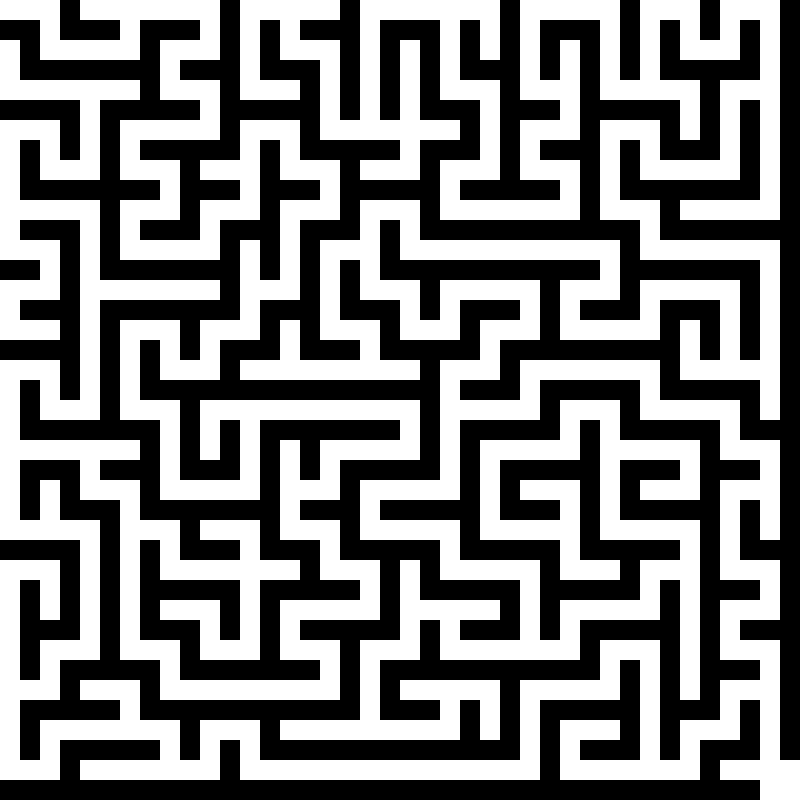
#> input picture inverted/maze_01.png, 800 x 800 px, found by its file name; its folder holds only this picture in this run
$ python solve.py
#> lines starting #> are read from the running program, lines starting #| are printed output that depends on the picture; after the words box and inside, x2 and y2 are one past the last pixel; in counts of white or black regions, pixels touching at a corner belong together
import cv2
import numpy as np
import os
from collections import deque

ORIGINAL_FOLDER = r"D:\ProjectX\T1\X task 1 Windows\mazes"
CLEANED_FOLDER = r"D:\ProjectX\T1\X task 1 Windows\inverted"
SOLVED_FOLDER = r"D:\ProjectX\T1\X task 1 Windows\solved"
os.makedirs(SOLVED_FOLDER, exist_ok=True)
MOD = 1000000007
IMAGE_SIZE = 800
GRID_SIZE = 40
CELL_SIZE = IMAGE_SIZE // GRID_SIZE  # 20
def image_to_grid(img):
    grid = [[0 for _ in range(GRID_SIZE)] for _ in range(GRID_SIZE)]
    for r in range(GRID_SIZE):
        for c in range(GRID_SIZE):
            y = r * CELL_SIZE + CELL_SIZE // 2
            x = c * CELL_SIZE + CELL_SIZE // 2
            if img[y, x] > 127:
                grid[r][c] = 1
            else:
                grid[r][c] = 0
    return grid

def bfs_shortest_path(grid):
    n = GRID_SIZE
    m = GRID_SIZE
    if grid[0][0] == 0:
        return -1, None
    q = deque()
    q.append((0, 0))
    visited = [[False] * m for _ in range(n)]
    parent = [[None] * m for _ in range(n)]
    visited[0][0] = True
    directions = [(1, 0),(-1, 0),(0, 1),(0, -1)]
    while q:
        r, c = q.popleft()
        if r == n - 1 and c == m - 1:
            path = []
            cur = (r, c)
            while cur is not None:
                path.append(cur)
                cur = parent[cur[0]][cur[1]]
            path.reverse()
            return len(path), path
        for dr, dc in directions:
            nr = r + dr
            nc = c + dc
            if (
                0 <= nr < n and
                0 <= nc < m and
                grid[nr][nc] == 1 and
                not visited[nr][nc]
            ):
                visited[nr][nc] = True
                parent[nr][nc] = (r, c)
                q.append((nr, nc))
    return -1, None

def draw_path(image, path):
    points = []
    for r, c in path:
        x = c * CELL_SIZE + CELL_SIZE // 2
        y = r * CELL_SIZE + CELL_SIZE // 2
        points.append((x, y))
    for i in range(len(points) - 1):
        cv2.line(
            image,
            points[i],
            points[i + 1],
            (0, 255, 0),
            5
        )
    return image
product = 1
solvable_count = 0
for filename in sorted(os.listdir(CLEANED_FOLDER)):
    if not filename.lower().endswith(".png"):
        continue
    cleaned_path = os.path.join(CLEANED_FOLDER, filename)
    original_path = os.path.join(ORIGINAL_FOLDER, filename)
    cleaned_img = cv2.imread(cleaned_path, cv2.IMREAD_GRAYSCALE)
#> cleaned_img: shape (800, 800); 50.1% white; 13 black regions, largest, box (x1, y1, x2, y2) and area: (20, 0, 760, 760) 162400, (0, 20, 400, 680) 56000, (380, 0, 800, 760) 44000
    if cleaned_img is None:
        print(f"Could not read {filename}")
        continue
    grid = image_to_grid(cleaned_img)
#> grid = 40 items
    length, path = bfs_shortest_path(grid)
#> length = 255; path = 255 pairs, first value 0 to 39, second value 0 to 39
    if length == -1:
        print(f"{filename}: UNSOLVABLE")
        continue
    solvable_count += 1
    product = (product * length) % MOD
#> product = 255
    original_img = cv2.imread(original_path)
#> original_img is the input picture: shape (800, 800, 3); 50.1% white; 13 black regions, largest, box (x1, y1, x2, y2) and area: (20, 0, 760, 760) 162400, (0, 20, 400, 680) 56000, (380, 0, 800, 760) 44000
    if original_img is not None:
        solved_img = draw_path(original_img, path)
#> the loop in draw_path, `for r, c in path:` made 255 passes
#> (r, c, x, y) on passes 1 to 3: (0, 0, 10, 10), (0, 1, 30, 10), (0, 2, 50, 10)
#> after the loop in draw_path, `for r, c in path:`: points = 255 pairs, first value 10 to 790, second value 10 to 790
#> after the loop in draw_path, `for i in range(len(points) - 1):`:
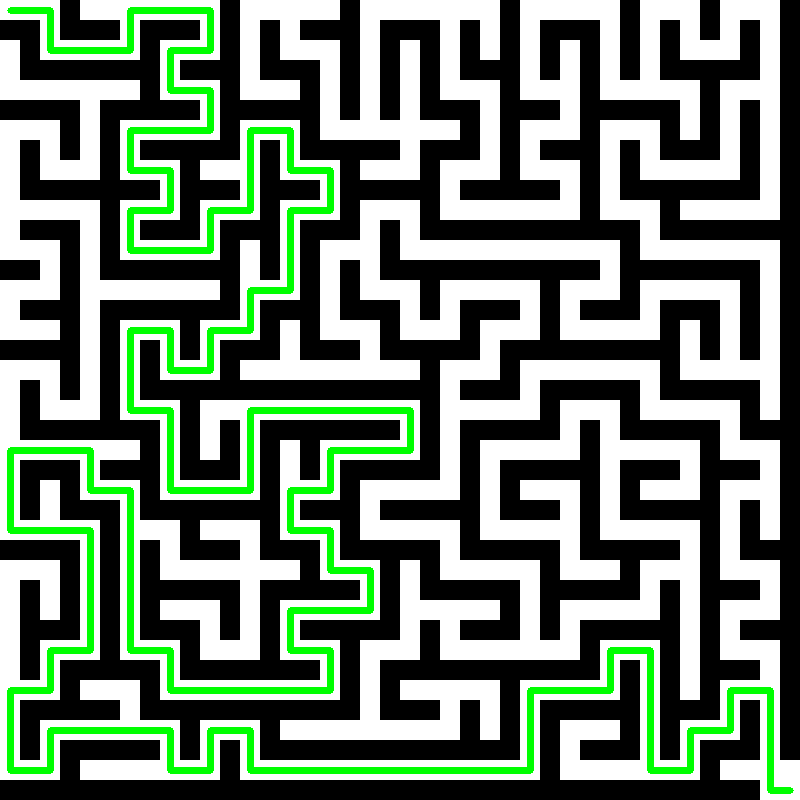
#> image: shape (800, 800, 3); mean B, G, R 113.8, 127.8, 113.8
        output_path = os.path.join(
            SOLVED_FOLDER,
            filename
        )
        cv2.imwrite(output_path, solved_img)
    print(f"{filename}: "f"length={length}, "f"current_product={product}"
    )
#| maze_01.png: length=255, current_product=255
print("SOLVABLE MAZES:", solvable_count)
print("FINAL PRODUCT MOD 1e9+7 =", product)
#| FINAL PRODUCT MOD 1e9+7 = 255

$ run again, on inverted/maze_06.png
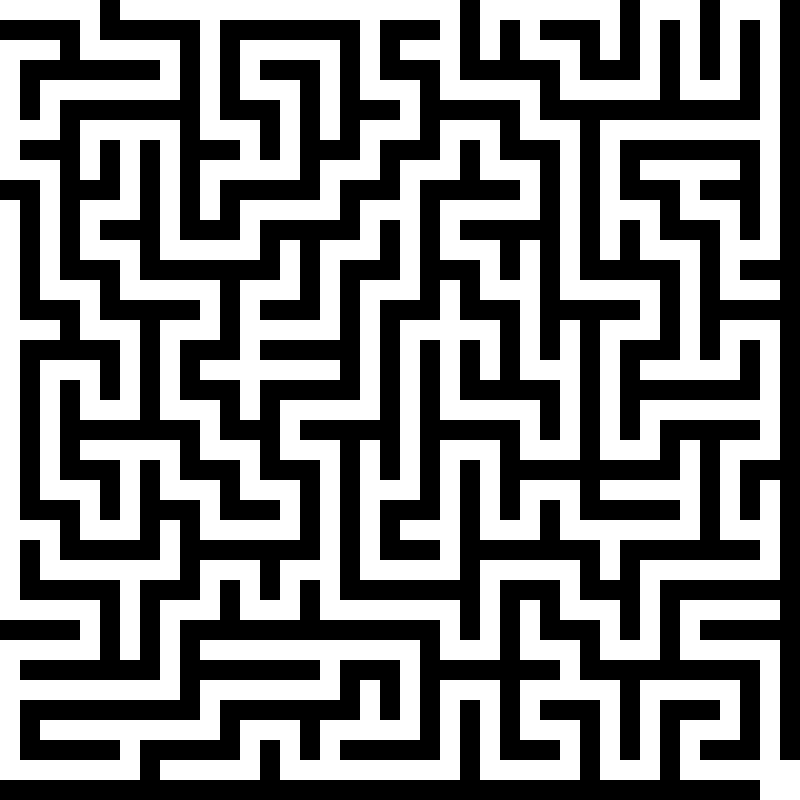
#> input picture inverted/maze_06.png, 800 x 800 px, found by its file name
#> cleaned_img: shape (800, 800); 50.1% white; 9 black regions, largest, box (x1, y1, x2, y2) and area: (0, 20, 760, 680) 132800, (20, 0, 800, 760) 72000, (20, 0, 400, 520) 45600
#> grid = 40 items
#> length = 367; path = 367 pairs, first value 0 to 39, second value 0 to 39
#> product = 367
#> original_img is the input picture: shape (800, 800, 3); 50.1% white; 9 black regions, largest, box (x1, y1, x2, y2) and area: (0, 20, 760, 680) 132800, (20, 0, 800, 760) 72000, (20, 0, 400, 520) 45600
#> the loop in draw_path, `for r, c in path:` made 367 passes
#> (r, c, x, y) on passes 1 to 3: (0, 0, 10, 10), (0, 1, 30, 10), (0, 2, 50, 10)
#> after the loop in draw_path, `for r, c in path:`: points = 367 pairs, first value 10 to 790, second value 10 to 790
#> after the loop in draw_path, `for i in range(len(points) - 1):`:
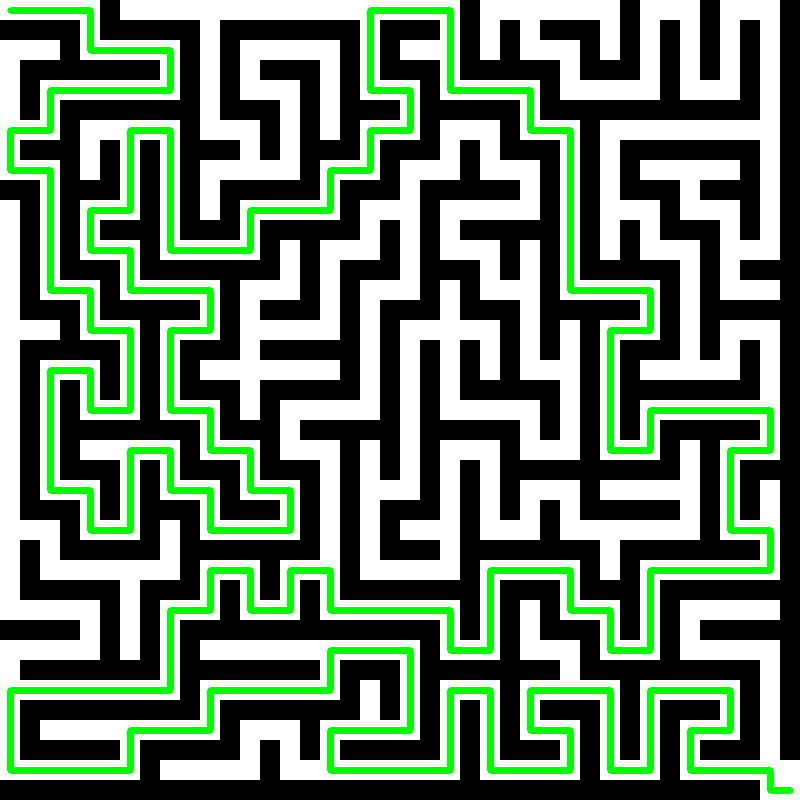
#> image: shape (800, 800, 3); mean B, G, R 107.6, 127.8, 107.6
#| maze_06.png: length=367, current_product=367
#| FINAL PRODUCT MOD 1e9+7 = 367

$ run again, on inverted/maze_07.png
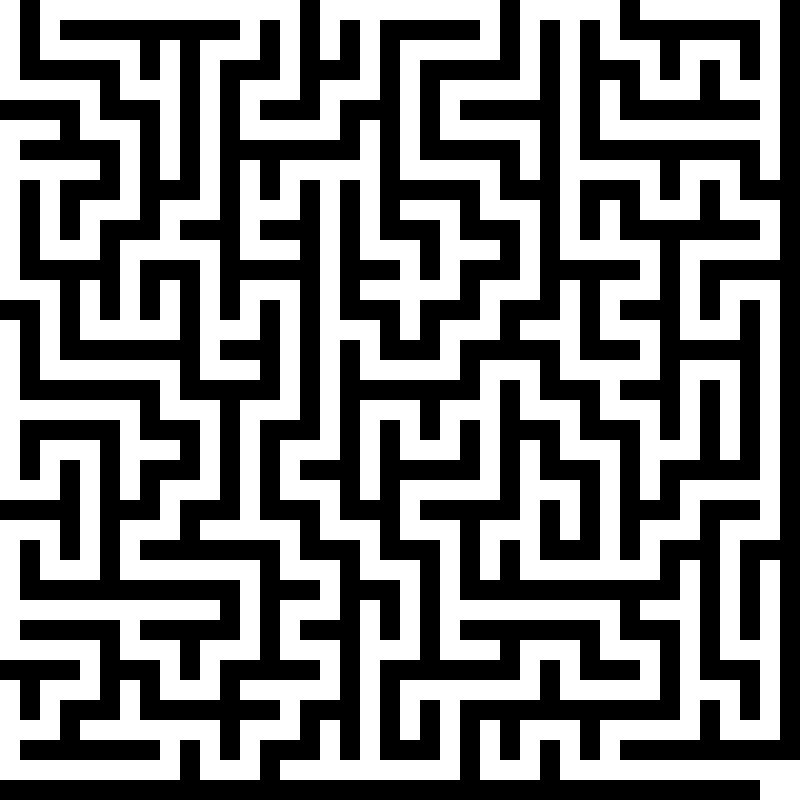
#> input picture inverted/maze_07.png, 800 x 800 px, found by its file name
#> cleaned_img: shape (800, 800); 50.1% white; 10 black regions, largest, box (x1, y1, x2, y2) and area: (0, 20, 760, 800) 104800, (300, 0, 760, 760) 76000, (20, 0, 320, 760) 56800
#> grid = 40 items
#> length = 411; path = 411 pairs, first value 0 to 39, second value 0 to 39
#> product = 411
#> original_img is the input picture: shape (800, 800, 3); 50.1% white; 10 black regions, largest, box (x1, y1, x2, y2) and area: (0, 20, 760, 800) 104800, (300, 0, 760, 760) 76000, (20, 0, 320, 760) 56800
#> the loop in draw_path, `for r, c in path:` made 411 passes
#> (r, c, x, y) on passes 1 to 3: (0, 0, 10, 10), (1, 0, 10, 30), (2, 0, 10, 50)
#> after the loop in draw_path, `for r, c in path:`: points = 411 pairs, first value 10 to 790, second value 10 to 790
#> after the loop in draw_path, `for i in range(len(points) - 1):`:
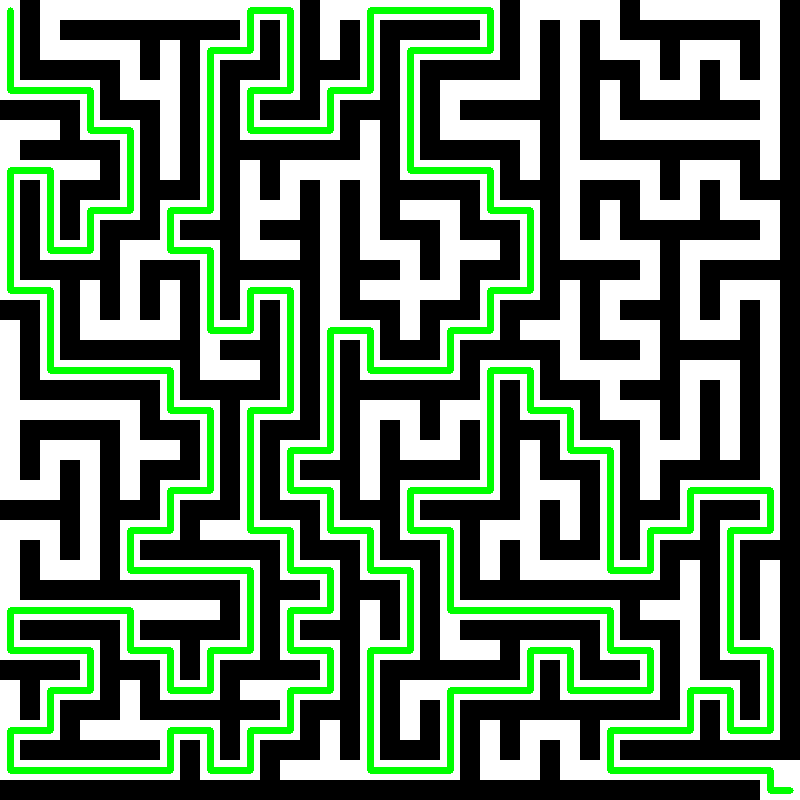
#> image: shape (800, 800, 3); mean B, G, R 105.2, 127.8, 105.2
#| maze_07.png: length=411, current_product=411
#| FINAL PRODUCT MOD 1e9+7 = 411

$ run again, on inverted/maze_08.png
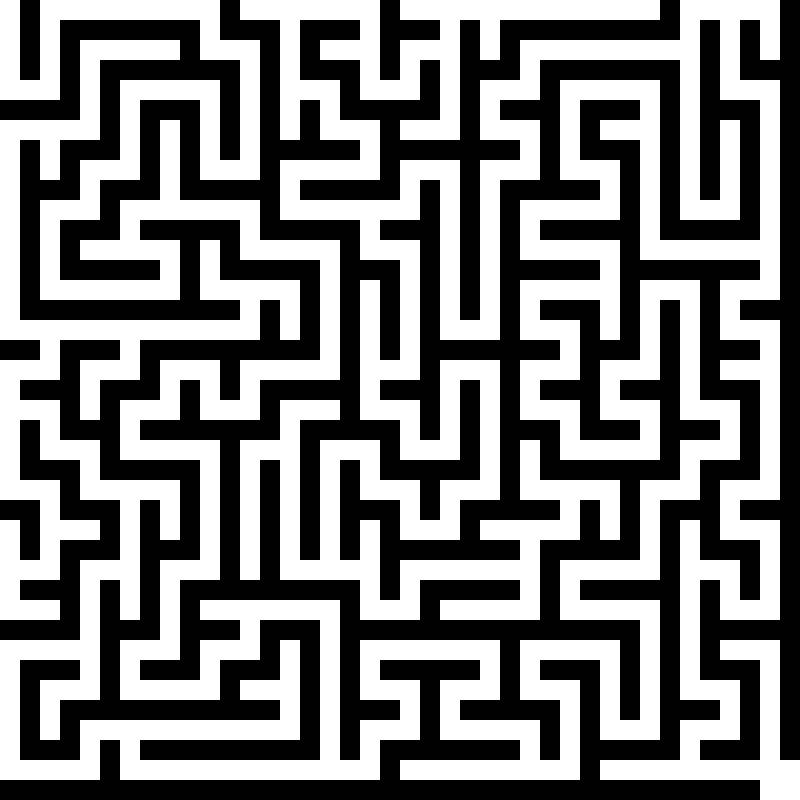
#> input picture inverted/maze_08.png, 800 x 800 px, found by its file name
#> cleaned_img: shape (800, 800); 50.1% white; 10 black regions, largest, box (x1, y1, x2, y2) and area: (60, 0, 760, 760) 128800, (0, 20, 320, 760) 67200, (0, 100, 760, 800) 60800
#> grid = 40 items
#> length = 355; path = 355 pairs, first value 0 to 39, second value 0 to 39
#> product = 355
#> original_img is the input picture: shape (800, 800, 3); 50.1% white; 10 black regions, largest, box (x1, y1, x2, y2) and area: (60, 0, 760, 760) 128800, (0, 20, 320, 760) 67200, (0, 100, 760, 800) 60800
#> the loop in draw_path, `for r, c in path:` made 355 passes
#> (r, c, x, y) on passes 1 to 3: (0, 0, 10, 10), (1, 0, 10, 30), (2, 0, 10, 50)
#> after the loop in draw_path, `for r, c in path:`: points = 355 pairs, first value 10 to 790, second value 10 to 790
#> after the loop in draw_path, `for i in range(len(points) - 1):`:
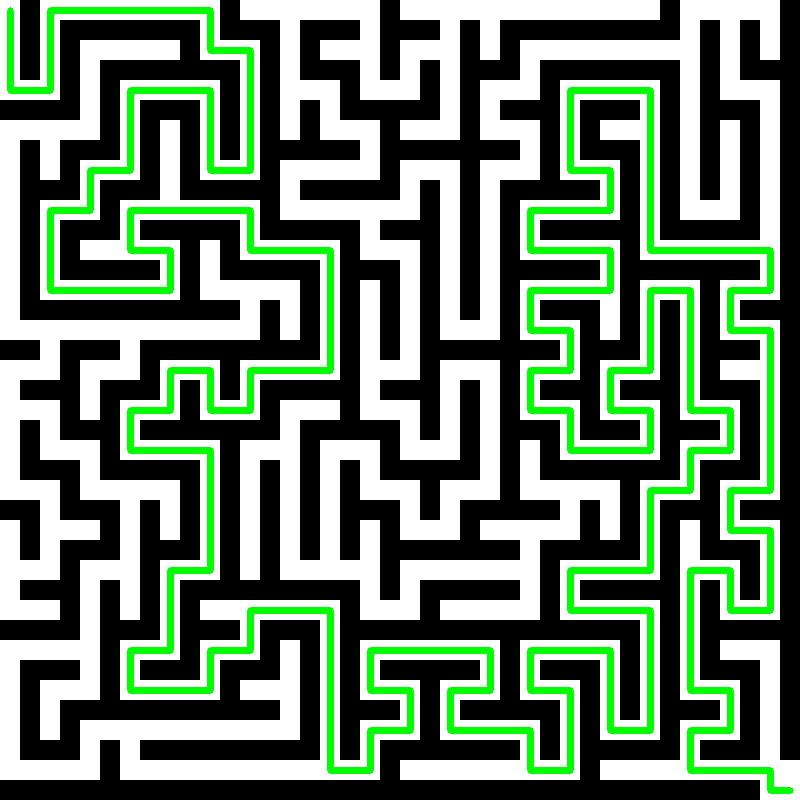
#> image: shape (800, 800, 3); mean B, G, R 108.3, 127.8, 108.3
#| maze_08.png: length=355, current_product=355
#| FINAL PRODUCT MOD 1e9+7 = 355

$ run again, on inverted/maze_02.png
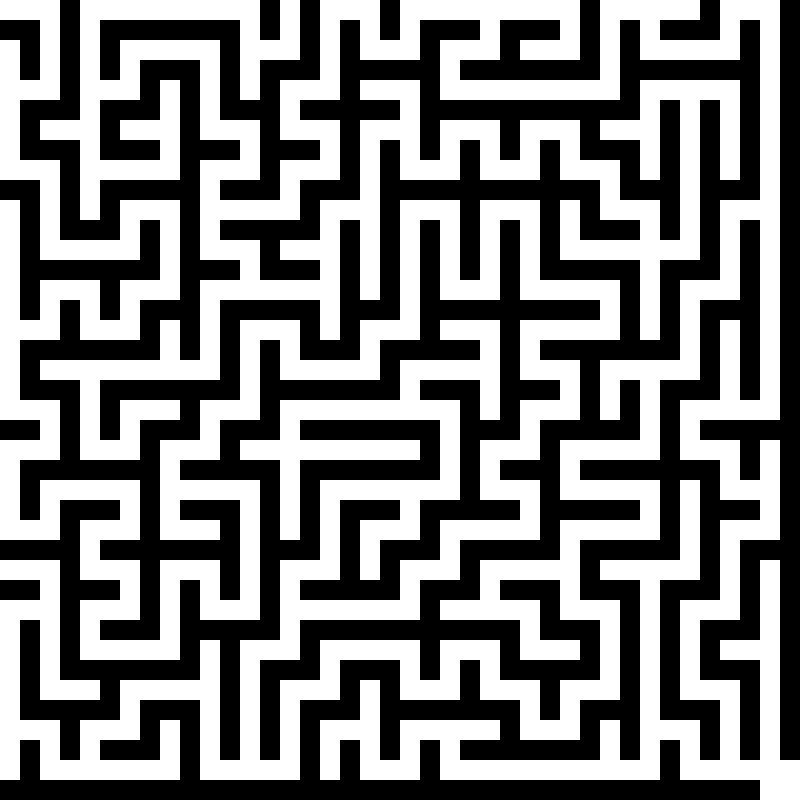
#> input picture inverted/maze_02.png, 800 x 800 px, found by its file name
#> cleaned_img: shape (800, 800); 50.1% white; 13 black regions, largest, box (x1, y1, x2, y2) and area: (20, 0, 760, 760) 139200, (0, 220, 600, 760) 62400, (0, 220, 760, 800) 62400
#> grid = 40 items
#> length = 331; path = 331 pairs, first value 0 to 39, second value 0 to 39
#> product = 331
#> original_img is the input picture: shape (800, 800, 3); 50.1% white; 13 black regions, largest, box (x1, y1, x2, y2) and area: (20, 0, 760, 760) 139200, (0, 220, 600, 760) 62400, (0, 220, 760, 800) 62400
#> the loop in draw_path, `for r, c in path:` made 331 passes
#> (r, c, x, y) on passes 1 to 3: (0, 0, 10, 10), (0, 1, 30, 10), (0, 2, 50, 10)
#> after the loop in draw_path, `for r, c in path:`: points = 331 pairs, first value 10 to 790, second value 10 to 790
#> after the loop in draw_path, `for i in range(len(points) - 1):`:
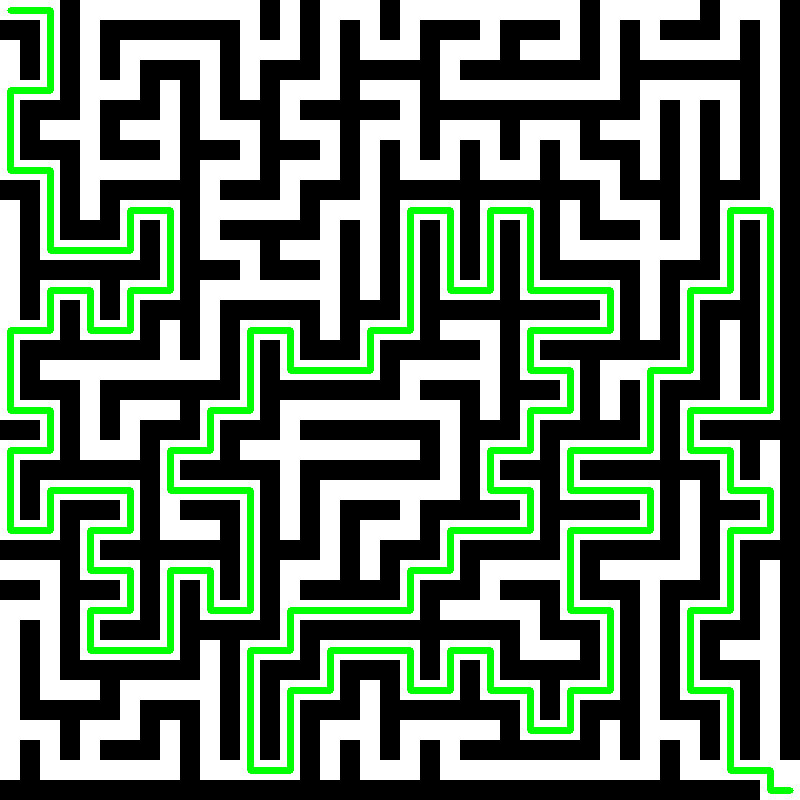
#> image: shape (800, 800, 3); mean B, G, R 109.6, 127.8, 109.6
#| maze_02.png: length=331, current_product=331
#| FINAL PRODUCT MOD 1e9+7 = 331
